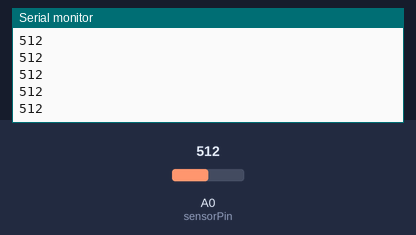
Bench run of a sketch on a simulated Arduino Uno, built with avr-gcc and run on an emulated ATmega328P. On the bench: the last lines printed to the serial monitor. The inputs (shaded band) are chosen by the test bench; at power-on: A0 (sensorPin) = 512.

Above: at 1.2 s.
1.3 s: A0 (sensorPin) set to 716
At 1.8 s:
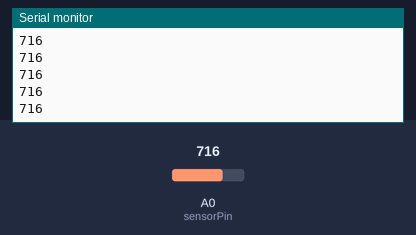
2.8 s: A0 (sensorPin) set to 900
At 3.8 s:
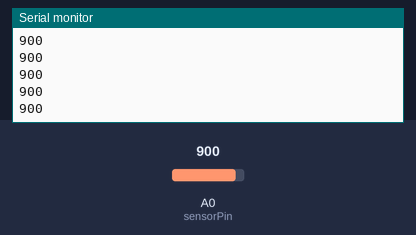
Timing chart, 0 to 5.8 s (numbered marks = the images above; inputs shaded):
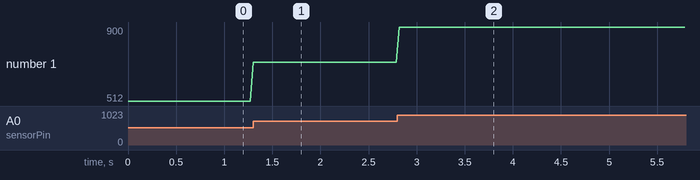

Measured:
- after the input at 1.3 s, the serial monitor: prints a new line at once (image 1)
- after the input at 2.8 s, the serial monitor: prints a new line at once (image 2)
- plotted number 1: 512 → 716 after the input at 1.3 s, 716 → 900 after the input at 2.8 s

The sketch:

potentiometer.ino
```cpp
int sensorPin = A0; // select the input pin for LDR
int sensorValue = 0; // variable to store the value coming from the sensor

void setup() {
  Serial.begin(9600); //sets serial port for communication
}

void loop() {
  sensorValue = analogRead(sensorPin); // read the value from the sensor
  Serial.println(sensorValue);
  delay(30);
}
```
